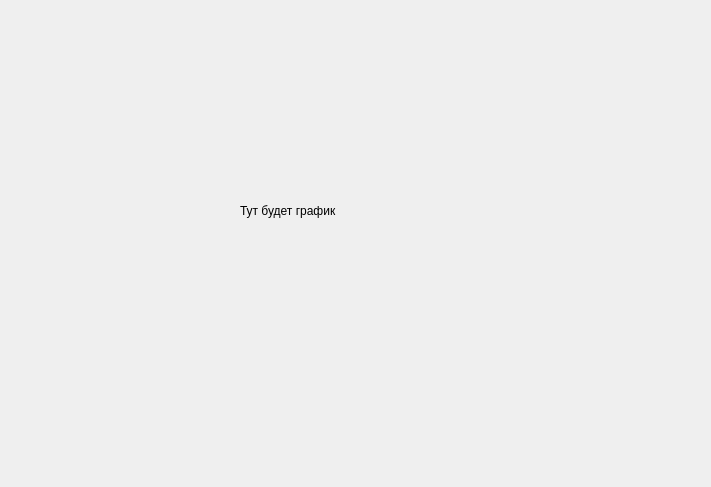
<?xml version="1.0" encoding="UTF-8"?>
<ui version="4.0">
 <class>GraphForm</class>
 <widget class="QWidget" name="GraphForm">
  <property name="geometry">
   <rect>
    <x>0</x>
    <y>0</y>
    <width>711</width>
    <height>487</height>
   </rect>
  </property>
  <property name="windowTitle">
   <string>Form</string>
  </property>
  <widget class="QLabel" name="label">
   <property name="geometry">
    <rect>
     <x>240</x>
     <y>170</y>
     <width>281</width>
     <height>81</height>
    </rect>
   </property>
   <property name="text">
    <string>Тут будет график</string>
   </property>
  </widget>
 </widget>
 <resources/>
 <connections/>
</ui>
